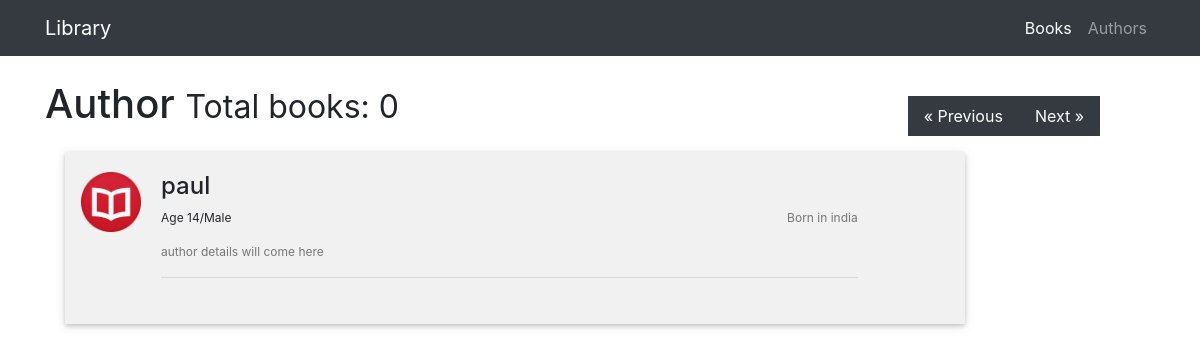
Page /authors/paul on the earlier database version.
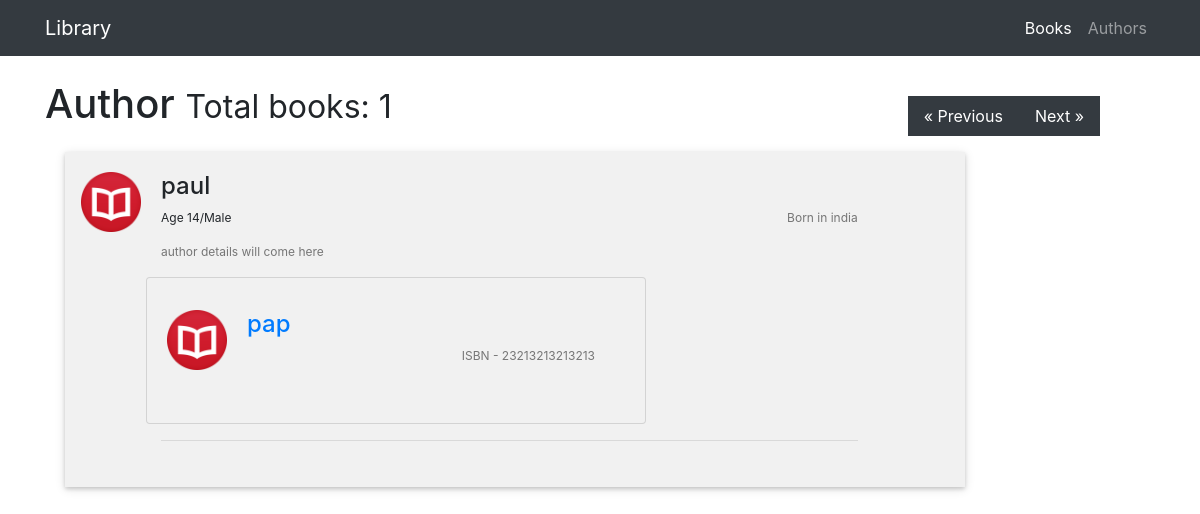
Same page on the later database version.
### music/models.py (models this page shows, shortened)
class Post(models.Model):
   author = models.CharField(max_length=250)
   age = models.CharField(max_length=10)
   gender = models.CharField(max_length=500)
   Born_in = models.CharField(max_length=250)
   abt_author = models.CharField(max_length=1000)

class Book(models.Model):
   author = models.ForeignKey(Post,on_delete=models.CASCADE)
   Book_name = models.CharField(max_length=10)
   isbn = models.CharField(max_length=20)
   desp = models.CharField(max_length=100)

### music/views.py (the view)
# urls.py: url(r'(?P<authorname>[a-zA-z]+)$', views.booklist, name='booklist'),
def booklist(request, authorname):
  authorObject = get_object_or_404(Post, author = authorname)
  book1 = Book.objects.filter(author = authorObject).values
  return render(request,'index3.html', {'books':book1,'author':authorObject})

### music/templates/index3.html (shortened to what this page needs)
{% load static %}
<!DOCTYPE html>
<html lang="en">
  <head>
    <link href="{% static 'vendor/bootstrap/css/bootstrap.min.css' %}" rel="stylesheet">
    <link href="{% static 'css/1-col-portfolio3.css' %}" rel="stylesheet">
  </head>
  <body>
    <nav class="navbar navbar-expand-lg navbar-dark bg-dark fixed-top">
      <div class="container">
        <a class="navbar-brand" href="#">Library</a>
        <div class="collapse navbar-collapse" id="navbarResponsive">
          <ul class="navbar-nav ml-auto">
            <li class="nav-item active">
              <a class="nav-link" href="/authors/books/">Books</a>
            </li>
            <li class="nav-item">
              <a class="nav-link" href="/authors/">Authors</a>
            </li>
          </ul>
        </div>
      </div>
    </nav>
    <div class="nav">
       <a href="#" class="previous">&laquo; Previous</a>
       <a href="#" class="next">Next &raquo;</a>
       </div>
    <div class="container">
      <h1 class="my-4">Author
        <small>       Total books: {{ books.count }}</small>
      </h1>
      <div class="fad">
  <div class="media">
    <div class="media-left">
      <img src="{% static 'book.png' %}" class="media-object" style="width:60px">
    </div>
    <div class="media-body">
      <h4 class="media-heading">{{ author.author }}</h4>
      <div class="isbn">
     <p>Born in {{  author.Born_in }} </p>
    </div>
      <div class="age">
        <p>Age {{ author.age}}/{{ author.gender }}</p>
      </div>
      <div class="authors">
        <p>author details will come here</p>
      </div>
           {% for book in books %}
      <div class="list-group">
      <div class="row">
        <a href="/authors/books/{{ book.Book_name }}" class="list-group-item">
          <div class="media">
    <div class="media-left">
      <img src="{% static 'book.png' %}" class="media-object" style="width:60px">
    </div>
    <div class="media-body">
      <h4 class="media-heading"> {{ book.Book_name }} </h4>
      <div class="isbn">
     <p>ISBN - {{ book.isbn }}</p>
    </div>
    </div>
  </div>
          </a>
      </div>
      </div>
           {% endfor %}
      <hr>
    </div>
  </body>
</html>

### static/css/1-col-portfolio3.css (style rules this page uses)
body { padding-top: 54px; }
@media (min-width: 992px) { body { padding-top: 56px; } }
.list-group { width:70%; }
.fad { background-color: #f1f1f1; padding: 0.01em 16px; margin: 20px 0; margin-left: 20px; margin-right: 20px; width:900px; box-shadow: 0 2px 4px 0 rgba(0,0,0,0.16),0 2px 10px 0 rgba(0,0,0,0.12) }
.media-body { padding-left: 20px; padding-right: 30px; padding-bottom: 30px; }
.media { margin-top: 20px; }
.authors { color: #767676; font-size: 12px; }
.isbn { color: #767676; font-size: 12px; float:right; }
.nav a { text-decoration: none; display: inline-block; padding: 8px 16px; }
.previous { background-color: #343a40; color: white; }
.next { background-color: #343a40; color: white; }
.nav { float: right; margin: 40px 0; margin-left: 20px; margin-right: 100px; }
.age { font-size: 12px; }
a.list-group-item { width: 500px; }
.list-group-item { background-color: #f1f1f1; }

Differences in the rows shown:
added Book: Book_name "pap", isbn "23213213213213"
Other differences:
{{ books.count }}: "0" → "1"
